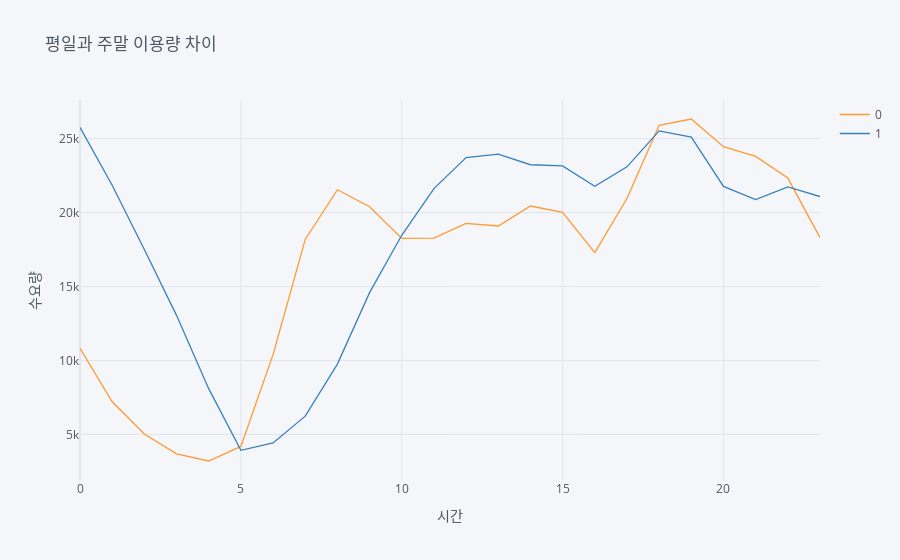

The notebook cell this image was saved under:
### Code cell
df.groupby(['hour','weekend'])['cnt'].mean().unstack().iplot(title="평일과 주말 이용량 차이", xTitle='시간',yTitle='수요량')

### Figure 1 — Plotly figure (JSON) as saved in the notebook; plotly's stock layout.template omitted (floating-point values rounded to 4 significant figures)
{"data": [{"line": {"color": "rgba(255, 153, 51, 1.0)", "dash": "solid", "shape": "linear", "width": 1.3}, "mode": "lines", "name": "0", "text": "", "type": "scatter", "x": [0, 1, 2, 3, 4, 5, 6, 7, 8, 9, 10, 11, 12, 13, 14, 15, 16, 17, 18, 19, 20, 21, 22, 23], "y": [10820.0, 7206.0, 5025.0, 3684.0, 3201, 4188.0, 10390.0, 18180.0, 21550.0, 20400.0, 18260.0, 18268, 19270.0, 19090.0, 20440.0, 20010.0, 17300.0, 20950.0, 25900.0, 26330.0, 24460.0, 23800.0, 22335, 18300.0]}, {"line": {"color": "rgba(55, 128, 191, 1.0)", "dash": "solid", "shape": "linear", "width": 1.3}, "mode": "lines", "name": "1", "text": "", "type": "scatter", "x": [0, 1, 2, 3, 4, 5, 6, 7, 8, 9, 10, 11, 12, 13, 14, 15, 16, 17, 18, 19, 20, 21, 22, 23], "y": [25760.0, 21850.0, 17510.0, 13050.0, 8094.0, 3921.0, 4424.0, 6231.0, 9755.0, 14589, 18470.0, 21620.0, 23720.0, 23950.0, 23240.0, 23160.0, 21780.0, 23100.0, 25530.0, 25110.0, 21767, 20880.0, 21730.0, 21080.0]}], "layout": {"legend": {"bgcolor": "#F5F6F9", "font": {"color": "#4D5663"}}, "paper_bgcolor": "#F5F6F9", "plot_bgcolor": "#F5F6F9", "title": {"font": {"color": "#4D5663"}, "text": "평일과 주말 이용량 차이"}, "xaxis": {"gridcolor": "#E1E5ED", "showgrid": true, "tickfont": {"color": "#4D5663"}, "title": {"font": {"color": "#4D5663"}, "text": "시간"}, "zerolinecolor": "#E1E5ED"}, "yaxis": {"gridcolor": "#E1E5ED", "showgrid": true, "tickfont": {"color": "#4D5663"}, "title": {"font": {"color": "#4D5663"}, "text": "수요량"}, "zerolinecolor": "#E1E5ED"}}}
